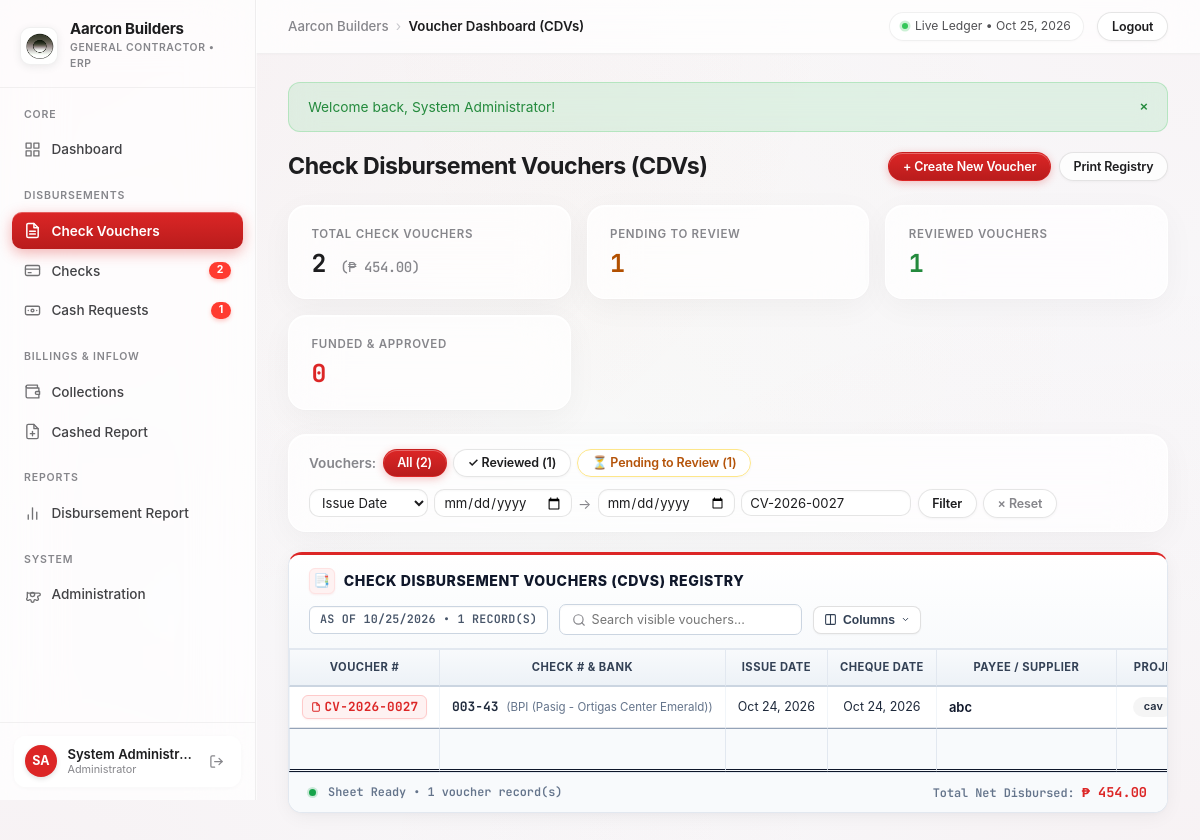
The page /vouchers.php?search=CV-2026-0027 (signed in) on the database its author committed.
### tables this page shows
CREATE TABLE "checks" (
        id INTEGER PRIMARY KEY AUTOINCREMENT,
        check_number VARCHAR(50) NOT NULL UNIQUE,
        bank_name VARCHAR(100) NOT NULL,
        account_number VARCHAR(100) DEFAULT '',
        payee VARCHAR(255) NOT NULL,
        amount DECIMAL(12, 2) NOT NULL,
        issue_date DATE NOT NULL,
        check_date DATE DEFAULT NULL,
        category VARCHAR(100) DEFAULT 'Materials',
        project_name VARCHAR(255) DEFAULT 'General Operations',
        project_district VARCHAR(100) DEFAULT '',
        voucher_number VARCHAR(100) DEFAULT '',
        priority_status VARCHAR(50) DEFAULT 'Standard',
        check_type VARCHAR(50) DEFAULT 'Dated Check',
        status VARCHAR(50) DEFAULT 'pending',
        funded_at DATETIME DEFAULT NULL,
        funded_by VARCHAR(100) DEFAULT NULL,
        remarks TEXT DEFAULT '',
        created_at DATETIME DEFAULT CURRENT_TIMESTAMP,
        is_reviewed INTEGER DEFAULT 1
    , custom_fields TEXT DEFAULT '{}');

### config/config.php (the view, shortened to what this page needs)
<?php
function get_currency_symbol() {
    if (function_exists('get_system_setting')) {
        $val = get_system_setting('currency_symbol');
        if (!empty($val)) return $val;
    }
    return CURRENCY_SYMBOL;
}
function get_app_name() {
    if (function_exists('get_system_setting')) {
        $val = get_system_setting('company_name');
        if (!empty($val)) return $val;
    }
    return APP_NAME;
}
function format_money($amount) {
    return get_currency_symbol() . ' ' . number_format((float)$amount, 2);
}
function format_date($dateStr, $format = 'M d, Y') {
    $time = strtotime($dateStr);
    return $time ? date($format, $time) : $dateStr;
}
function e($string) {
    return htmlspecialchars($string ?? '', ENT_QUOTES, 'UTF-8');
}
require_once __DIR__ . '/../includes/auth.php';

### includes/auth.php (called while the page is built, shortened)
<?php
require_once __DIR__ . '/../config/config.php';
function get_system_setting(string $key, string $default = ''): string {
    static $settingsCache = null;
    if ($settingsCache === null) {
        $settingsCache = [];
        try {
            $db = get_db();
            $rows = $db->query('SELECT setting_key, setting_value FROM system_settings')->fetchAll();
            foreach ($rows as $r) {
                $settingsCache[$r['setting_key']] = $r['setting_value'];
            }
        } catch (Exception $e) {
        }
    }
    return $settingsCache[$key] ?? $default;
}

### config/config.php (the view, shortened to what this page needs)
<?php
function get_currency_symbol() {
    if (function_exists('get_system_setting')) {
        $val = get_system_setting('currency_symbol');
        if (!empty($val)) return $val;
    }
    return CURRENCY_SYMBOL;
}
function get_app_name() {
    if (function_exists('get_system_setting')) {
        $val = get_system_setting('company_name');
        if (!empty($val)) return $val;
    }
    return APP_NAME;
}
function format_money($amount) {
    return get_currency_symbol() . ' ' . number_format((float)$amount, 2);
}
function format_date($dateStr, $format = 'M d, Y') {
    $time = strtotime($dateStr);
    return $time ? date($format, $time) : $dateStr;
}
function e($string) {
    return htmlspecialchars($string ?? '', ENT_QUOTES, 'UTF-8');
}
require_once __DIR__ . '/../includes/auth.php';

### vouchers.php (shortened to what this page needs)
<?php
require_once __DIR__ . '/config/config.php';
require_once __DIR__ . '/includes/header.php';
$db = get_db();
$reviewFilter   = $_GET['review_status'] ?? 'all';
$startDate      = $_GET['start_date'] ?? '';
$endDate        = $_GET['end_date'] ?? '';
$dateField      = $_GET['date_field'] ?? 'issue_date';
$searchQuery    = trim($_GET['search'] ?? '');
$where = "WHERE 1=1";
$params = [];
if (!empty($searchQuery)) {
    $where .= " AND (voucher_number LIKE ? OR check_number LIKE ? OR payee LIKE ? OR bank_name LIKE ? OR project_name LIKE ? OR project_district LIKE ? OR remarks LIKE ?)";
    $likeQ = "%{$searchQuery}%";
    $params = array_merge($params, array_fill(0, 7, $likeQ));
}
$totalVouchers         = (int)$db->query("SELECT COUNT(*) FROM checks")->fetchColumn();
$totalVoucherAmount    = (float)$db->query("SELECT COALESCE(SUM(amount), 0) FROM checks")->fetchColumn();
$reviewedVouchers      = (int)$db->query("SELECT COUNT(*) FROM checks WHERE (is_reviewed = 1 OR is_reviewed IS NULL)")->fetchColumn();
$pendingReviewVouchers = (int)$db->query("SELECT COUNT(*) FROM checks WHERE is_reviewed = 0")->fetchColumn();
$fundedVouchers        = (int)$db->query("SELECT COUNT(*) FROM checks WHERE status = 'funded'")->fetchColumn();
$stmt = $db->prepare("SELECT * FROM checks {$where} ORDER BY issue_date DESC, id DESC");
$stmt->execute($params);
$vouchers = $stmt->fetchAll();
?>
<div class="page-header no-print">
    <div>
        <h1 class="page-title">Check Disbursement Vouchers (CDVs)</h1>
    </div>
    <div style="display: flex; gap: 0.5rem; align-items: center; flex-wrap: wrap;">
        <button class="btn btn-primary btn-sm" data-open-modal="modalAddCheck" data-modal-title="New Check Disbursement Voucher (CDV)" data-submit-label="Save Check &amp; Voucher" data-action="add_voucher">
            + Create New Voucher
        </button>
        <button class="btn btn-outline btn-sm" onclick="window.print();">Print Registry</button>
    </div>
</div>
<div class="metric-grid no-print" style="margin-bottom: 1.5rem;">
    <div class="metric-card">
        <div class="metric-label">Total Check Vouchers</div>
        <div class="metric-amount" style="color: var(--text-main);">
            <?= $totalVouchers ?> <span style="font-size: 0.88rem; font-weight: 500; color: var(--text-muted);">(<?= format_money($totalVoucherAmount) ?>)</span>
        </div>
    </div>
    <div class="metric-card">
        <div class="metric-label">Pending to Review</div>
        <div class="metric-amount" style="color: var(--color-warning);">
            <?= $pendingReviewVouchers ?>
        </div>
    </div>
    <div class="metric-card">
        <div class="metric-label">Reviewed Vouchers</div>
        <div class="metric-amount" style="color: var(--color-success);">
            <?= $reviewedVouchers ?>
        </div>
    </div>
    <div class="metric-card">
        <div class="metric-label">Funded &amp; Approved</div>
        <div class="metric-amount" style="color: var(--color-primary);">
            <?= $fundedVouchers ?>
        </div>
    </div>
</div>
<div class="card no-print" style="padding: 0.85rem 1.25rem; margin-bottom: 1.25rem;">
    <form action="vouchers.php" method="GET" style="display: flex; justify-content: space-between; align-items: center; flex-wrap: wrap; gap: 0.75rem;">
        <div style="display: flex; align-items: center; gap: 0.4rem; flex-wrap: wrap;">
            <span style="font-weight: 600; font-size: 0.85rem; color: var(--text-muted);">Vouchers:</span>
            <a href="vouchers.php?review_status=all" class="btn btn-sm <?= $reviewFilter === 'all' ? 'btn-primary' : 'btn-outline' ?>">All (<?= $totalVouchers ?>)</a>
            <a href="vouchers.php?review_status=reviewed" class="btn btn-sm <?= $reviewFilter === 'reviewed' ? 'btn-primary' : 'btn-outline' ?>">✓ Reviewed (<?= $reviewedVouchers ?>)</a>
            <a href="vouchers.php?review_status=pending" class="btn btn-sm <?= $reviewFilter === 'pending' ? 'btn-primary' : 'btn-outline' ?>" style="<?= $reviewFilter === 'pending' ? 'background: #f59e0b; border-color: #f59e0b; color: #fff;' : 'color: #b45309; border-color: #fde68a;' ?>">⏳ Pending to Review (<?= $pendingReviewVouchers ?>)</a>
        </div>
        <div style="display: flex; align-items: center; gap: 0.4rem; flex-wrap: wrap;">
            <select name="date_field" class="form-control" style="width: auto; padding: 0.25rem 0.5rem; font-size: 0.82rem;">
                <option value="issue_date" <?= $dateField === 'issue_date' ? 'selected' : '' ?>>Issue Date</option>
            </select>
            <input type="date" name="start_date" class="form-control" style="width: auto; padding: 0.25rem 0.5rem; font-size: 0.82rem;" value="<?= e($startDate) ?>" placeholder="Start Date">
            <span style="color: var(--text-muted);">&rarr;</span>
            <input type="date" name="end_date" class="form-control" style="width: auto; padding: 0.25rem 0.5rem; font-size: 0.82rem;" value="<?= e($endDate) ?>" placeholder="End Date">
            <input type="text" name="search" class="form-control" style="width: 170px; padding: 0.25rem 0.5rem; font-size: 0.82rem;" placeholder="Search voucher/check..." value="<?= e($searchQuery) ?>">
            <button type="submit" class="btn btn-outline btn-sm">Filter</button>
            <?php if (!empty($startDate) || !empty($endDate) || !empty($searchQuery) || $reviewFilter !== 'all'): ?>
                <a href="vouchers.php" class="btn btn-outline btn-sm" style="color: var(--text-muted);">&times; Reset</a>
            <?php endif; ?>
        </div>
    </form>
</div>
<div class="excel-sheet-card">
    <div class="excel-sheet-header no-print">
        <div class="excel-sheet-title">
            <span class="excel-sheet-icon">📑</span> CHECK DISBURSEMENT VOUCHERS (CDVS) REGISTRY
        </div>
        <div style="display: flex; align-items: center; gap: 0.65rem; flex-wrap: wrap;">
            <div class="excel-sheet-date">
                AS OF <?= strtoupper(date('m/d/Y')) ?> &bull; <?= count($vouchers) ?> RECORD(S)
            </div>
            <input type="text" class="search-input no-print" placeholder="Search visible vouchers..." data-table-search="#vouchersTable">
            <div class="col-picker-dropdown">
                <button type="button" class="btn-col-picker" title="Toggle Columns">
                    <svg width="13" height="13" viewBox="0 0 24 24" fill="none" stroke="currentColor" stroke-width="2" stroke-linecap="round" stroke-linejoin="round">
                        <rect x="3" y="3" width="18" height="18" rx="2" ry="2"></rect>
                        <line x1="12" y1="3" x2="12" y2="21"></line>
                    </svg>
                    <span>Columns</span>
                    <svg class="picker-caret" width="9" height="9" viewBox="0 0 24 24" fill="none" stroke="currentColor" stroke-width="2.5" stroke-linecap="round" stroke-linejoin="round"><polyline points="6 9 12 15 18 9"></polyline></svg>
                </button>
            </div>
        </div>
    </div>
    <div>
        <?php if (empty($vouchers)): ?>
            <div class="empty-state">
                No check vouchers found matching your filters.
                <p>Click "+ Create New Voucher" to issue a new check with its disbursement voucher.</p>
            </div>
        <?php else: ?>
            <div class="table-responsive">
                <table class="excel-table" id="vouchersTable">
                    <thead>
                        <tr>
                            <th style="min-width: 120px;">VOUCHER #</th>
                            <th class="col-toggle-vch-check" style="min-width: 130px;">CHECK # &amp; BANK</th>
                            <th class="col-toggle-vch-issuedate" style="min-width: 95px; text-align: center;">ISSUE DATE</th>
                            <th class="col-toggle-vch-chequedate" style="min-width: 95px; text-align: center;">CHEQUE DATE</th>
                            <th class="col-toggle-vch-payee" style="min-width: 180px;">PAYEE / SUPPLIER</th>
                            <th class="col-toggle-vch-project" style="min-width: 160px;">PROJECT &amp; DISTRICT</th>
                        </tr>
                    </thead>
                    <tbody>
                        <?php foreach ($vouchers as $v): ?>
                            <?php
                                $vNo = !empty($v['voucher_number']) ? $v['voucher_number'] : sprintf('CV-%s-%04d', date('Y', strtotime($v['issue_date'] ?: 'now')), $v['id']);
                            ?>
                            <tr>
                                <td class="col-toggle-vch-code">
                                    <span class="voucher-code-badge" title="Voucher Number">
                                        <svg width="10" height="10" viewBox="0 0 24 24" fill="none" stroke="currentColor" stroke-width="2.5"><path d="M14 2H6a2 2 0 0 0-2 2v16a2 2 0 0 0 2 2h12a2 2 0 0 0 2-2V8z"></path><polyline points="14 2 14 8 20 8"></polyline></svg>
                                        <?= e($vNo) ?>
                                    </span>
                                </td>
                                <td class="col-toggle-vch-check">
                                    <span class="excel-mono" style="font-weight: 700; color: #1e293b;"><?= e($v['check_number']) ?></span>
                                    <small style="color: #64748b; font-size: 0.72rem; margin-left: 4px;">(<?= e($v['bank_name']) ?>)</small>
                                </td>
                                <td class="col-toggle-vch-issuedate" style="text-align: center; font-size: 0.78rem;" class="excel-mono">
                                    <?= format_date($v['issue_date']) ?>
                                </td>
                                <td class="col-toggle-vch-chequedate" style="text-align: center; font-size: 0.78rem;" class="excel-mono">
                                    <?= !empty($v['check_date']) ? format_date($v['check_date']) : '<span style="color: #94a3b8; font-style: italic;">Pending</span>' ?>
                                </td>
                                <td class="col-toggle-vch-payee" style="font-weight: 600; color: #0f172a;">
                                    <?= e($v['payee']) ?>
                                </td>
                                <td class="col-toggle-vch-project">
                                    <?php if (!empty($v['project_district'])): ?>
                                        <span class="badge" style="background: rgba(0, 0, 0, 0.04); font-size: 0.68rem; margin-left: 4px;"><?= e($v['project_district']) ?></span>
                                    <?php endif; ?>
                                </td>
                            </tr>
                        <?php endforeach; ?>
                    </tbody>
                    <tfoot>
                        <tr>
                            <th></th>
                            <th class="col-toggle-vch-check"></th>
                            <th class="col-toggle-vch-issuedate"></th>
                            <th class="col-toggle-vch-chequedate"></th>
                            <th class="col-toggle-vch-payee"></th>
                            <th class="col-toggle-vch-project"></th>
                        </tr>
                    </tfoot>
                </table>
            </div>
            <div class="excel-sheet-footer no-print">
                <span><span class="excel-status-dot"></span> Sheet Ready &bull; <?= count($vouchers) ?> voucher record(s)</span>
                <span>Total Net Disbursed: <strong style="color: #dc2626; font-size: 0.85rem;"><?= format_money($totalVoucherAmount) ?></strong></span>
            </div>
        <?php endif; ?>
    </div>
</div>
<?php require_once __DIR__ . '/includes/footer.php'; ?>

### rows shown on the page
checks: voucher_number "CV-2026-0027", check_number "003-43", bank_name "BPI (Pasig - Ortigas Center Emerald)", issue_date "Oct 24, 2026", check_date "Oct 24, 2026", payee "abc", project_district "cav"

### other values the page prints
$dynamicAppName "Aarcon Builders"
$pendingChecksCount "2"
$pendingCashCount "1"
$userInitials "SA"
$currentUser['full_name'] "System Administr…"
get_user_role_label($currentUser['role']) "Administrator"
$pageTitle "Voucher Dashboard (CDVs)"
$flash['message'] "Welcome back, System Administrator!"
$totalVouchers "2"
format_money($totalVoucherAmount) "₱ 454.00"
$pendingReviewVouchers "1"
$reviewedVouchers "1"
$fundedVouchers "0"
count($vouchers) "1"
